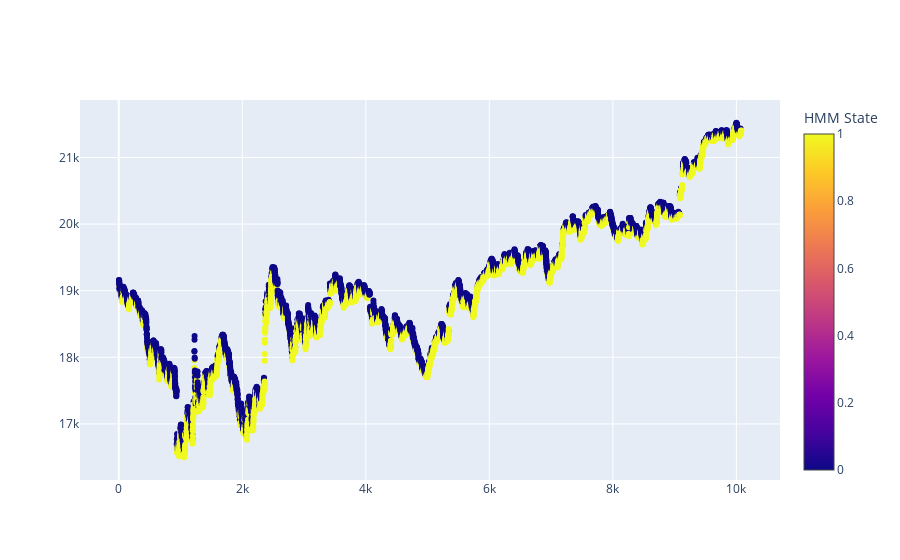

Notebook source saved alongside this figure:
### Code cell
import os
import sys
import numpy as np
import pandas as pd
import plotly.graph_objects as go
import plotly.express as px
from hmmlearn import hmm
from sklearn.preprocessing import StandardScaler

pd.set_option('display.max_rows', None)

raw_bar = pd.read_parquet(os.path.join(os.getcwd(), 'history.parquet'))
vrun_bar = pd.read_parquet(os.path.join(os.getcwd(), 'volume_run_bar.parquet'))
df = vrun_bar[-(60*24*7):].copy()

periods = [1, 2, 4, 6, 8, 10]
for period in periods:
    df[f'pct_fwd_{period}'] = np.log1p(df["close"].pct_change(periods=-period).fillna(0))
    df[f'pct_bak_{period}'] = np.log1p(df["close"].pct_change(periods=period).fillna(0))

for i, period in enumerate(periods):
    df[f'pct_cum_fwd_{period}'] = sum(df[f'pct_fwd_{p}'] for p in periods[:(i+1)])
    df[f'pct_cum_bak_{period}'] = sum(df[f'pct_bak_{p}'] for p in periods[:(i+1)])
    df[f'f_p_{period}'] = df[f'pct_cum_fwd_{period}'].apply(lambda x: x if x > 0 else 0)
    df[f'f_n_{period}'] = df[f'pct_cum_fwd_{period}'].apply(lambda x: x if x <= 0 else 0)
X = df[[f'f_p_{p}' for p in periods]+[f'f_n_{p}' for p in periods]]

# 2. Normalize
scaler = StandardScaler()
X_scaled = scaler.fit_transform(X)

# 3. Instantiate GaussianHMM
n_states = 2  # choose your number of regimes
model = hmm.GaussianHMM(
    n_components=n_states,
    covariance_type="full",
    n_iter=30,
    verbose=True,    # print convergence info
    random_state=0,
)

# 4. Fit model
model.fit(X_scaled)

# 5. Decode with Viterbi
hidden_states = model.predict(X_scaled)

# 6. Attach labels to df
df["hmm_state"] = hidden_states

raw = raw_bar[-(60*24*7):]

# Initialize empty DataFrame to hold mean returns
hmm_stats = pd.DataFrame(
    index=sorted(df["hmm_state"].unique()), 
    columns=[f"fut_return_{p}" for p in periods]
)

for period in periods:
    col_name = f"fut_return_{period}"
    
    # Calculate future returns
    df[col_name] = df.groupby("hmm_state")["close"].transform(
        lambda x: x.shift(-period) / x - 1
    )
    
    # Compute mean for each hmm_state and store in hmm_stats
    stats = df.groupby("hmm_state")[col_name].agg(['mean'])
    hmm_stats.loc[:, col_name] = stats['mean']

print(hmm_stats)

# df.set_index('time', inplace=True)
# raw.index.name = 'time'
# merged = pd.merge(df[['close', "hmm_state"]], raw['close'], on='time', how='left')
# print(merged)

import plotly.express as px
import plotly.graph_objects as go

fig = go.Figure()

# Add HMM scatter with custom color mapping
fig.add_trace(go.Scatter(
    y=df['close'],
    mode='markers',
    marker=dict(
        color=df['hmm_state'],
        colorscale='Plasma',
        showscale=True,
        colorbar=dict(title="HMM State"),
        size=6
    ),
    name="Close",
))
fig.show()

### Figure 1 — Plotly figure (JSON) as saved in the notebook; plotly's stock layout.template omitted (floating-point values rounded to 4 significant figures; data arrays with more than 128 entries replaced by an {"elided": "..."} marker saying what was removed)
{"data": [{"marker": {"color": {"elided": "10080 int values"}, "colorbar": {"title": {"text": "HMM State"}}, "colorscale": [[0, "#0d0887"], [0.1111, "#46039f"], [0.2222, "#7201a8"], [0.3333, "#9c179e"], [0.4444, "#bd3786"], [0.5556, "#d8576b"], [0.6667, "#ed7953"], [0.7778, "#fb9f3a"], [0.8889, "#fdca26"], [1, "#f0f921"]], "showscale": true, "size": 6}, "mode": "markers", "name": "Close", "type": "scatter", "y": {"elided": "10080 float values"}}], "layout": {}}
